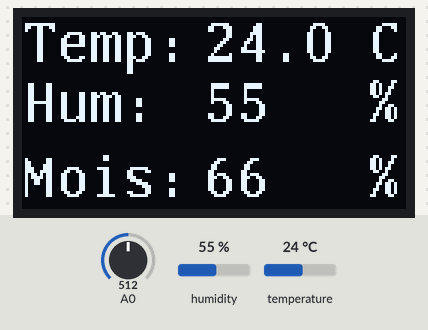
The sketch below on a simulated Arduino Uno, built with avr-gcc and run on an emulated ATmega328P. Parts: 128×64 one-colour display. The test bench sets the inputs (shaded band); at power-on: humidity 55 %, A0 = 512, temperature 24 °C. What the sketch prints to the serial monitor is not drawn.

Above: at 6.1 s.
6.2 s: humidity set to 22 %
At 9.2 s:
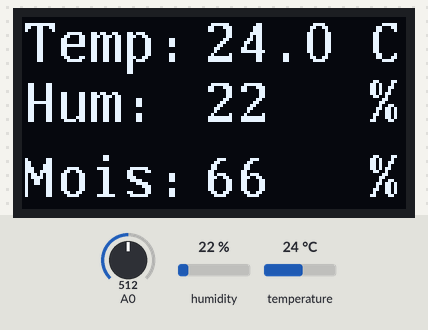
10.8 s: A0 set to 716
At 12.8 s:
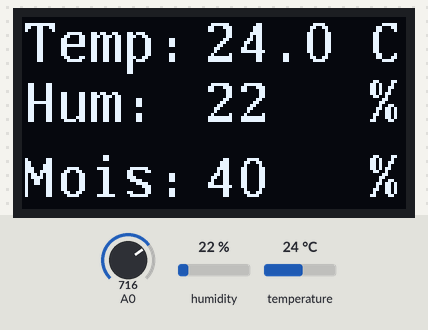
15.4 s: temperature set to 12 °C
At 19.8 s:
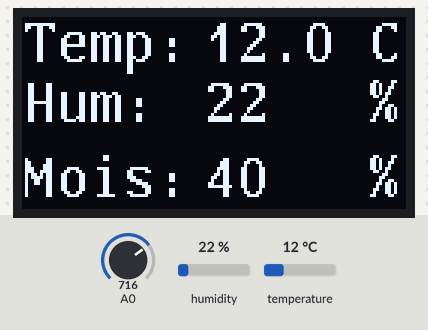
20.1 s: A0 set to 900
At 23.2 s:
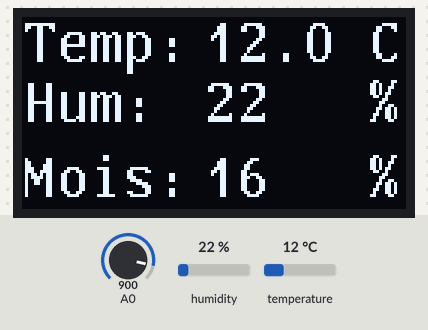
24.7 s: humidity set to 40 %
At 25.5 s:
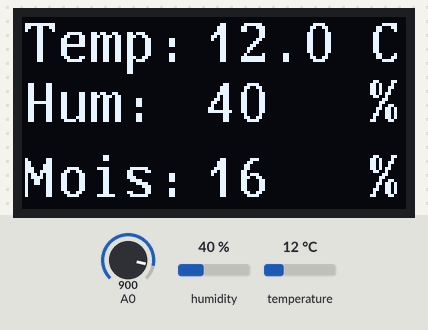
29.3 s: A0 set to 1023
At 32.4 s:
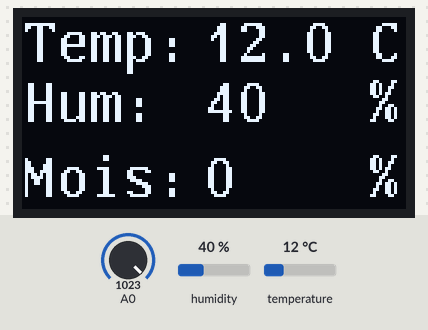
Timing chart, 0 to 33.9 s (numbered marks = the images above; inputs shaded):
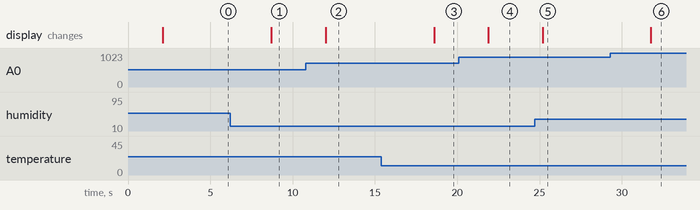

The sketch:

DHT22_Temp_Hum_Moisture_OLED_XIAO.ino
```cpp
#include "DHT.h"
#include <Wire.h>
#include <Arduino.h>
#include <U8g2lib.h>

#define DHTPIN 2     // Digital pin connected to the DHT sensor
#define DHTTYPE DHT22   // DHT 22  (AM2302), AM2321

DHT dht(DHTPIN, DHTTYPE);

const int dry = 1023; // value for dry sensor
const int wet = 239; // value for wet sensor

//U8X8_SSD1306_128X64_NONAME_HW_I2C u8x8(/* reset=*/ U8X8_PIN_NONE);
U8G2_SSD1306_128X64_NONAME_F_HW_I2C u8g2(U8G2_R0, /* reset=*/ U8X8_PIN_NONE);

void setup() {
  Wire.begin();
  Serial.begin(9600);
  Serial.println(F("DHTxx test!"));

  dht.begin();

  u8g2.begin();
  //u8x8.begin();//u8x8 begins
  //u8x8.setPowerSave(0);
  //u8x8.setFlipMode(1);
}

void loop() {
  // Wait a few seconds between measurements.
  delay(2000);

  // Reading temperature or humidity takes about 250 milliseconds!
  // Sensor readings may also be up to 2 seconds 'old' (its a very slow sensor)
  float h = dht.readHumidity();
  // Read temperature as Celsius (the default)
  float t = dht.readTemperature();

  int sensorVal = analogRead(A0);
  int percentageMoisture = map(sensorVal, wet, dry, 100, 0);

  Serial.print(F("%  Temperature: "));
  Serial.print(t);
  Serial.print(F("°C "));
  Serial.print(F("Humidity: "));
  Serial.print(h);
  Serial.print(F("% "));
  Serial.print(F("Moisture: "));
  Serial.print(percentageMoisture);
  Serial.println(F("%"));

  u8g2.clearBuffer();          // clear the internal memory
  u8g2.setFont(u8g2_font_t0_22_tf);  // choose a suitable font
  u8g2.drawStr(0, 15, "Temp:");  // write something to the internal memory
  u8g2.setCursor(60, 15);
  u8g2.print(t,1);
  u8g2.drawStr(115, 15,"C");

  u8g2.drawStr(0, 35, "Hum:");
  u8g2.setCursor(60, 35);
  u8g2.print(h,0);
  u8g2.drawStr(115, 35,"%");

  u8g2.drawStr(0, 60, "Mois:");
  u8g2.setCursor(60, 60);
  u8g2.print(percentageMoisture);
  u8g2.drawStr(115, 60,"%");
  u8g2.sendBuffer();          // transfer internal memory to the display
  delay(1000);

delay(200);

}
```

Measured:
- after the input at 6.2 s, the display: changes after 2.5 s (image 1)
- after the input at 10.8 s, the display: changes after 1.2 s (image 2)
- after the input at 15.4 s, the display: changes after 3.2 s (image 3)
- after the input at 20.1 s, the display: changes after 1.8 s (image 4)
- after the input at 24.7 s, the display: changes after 0.49 s (image 5)
- after the input at 29.3 s, the display: changes after 2.5 s (image 6)
